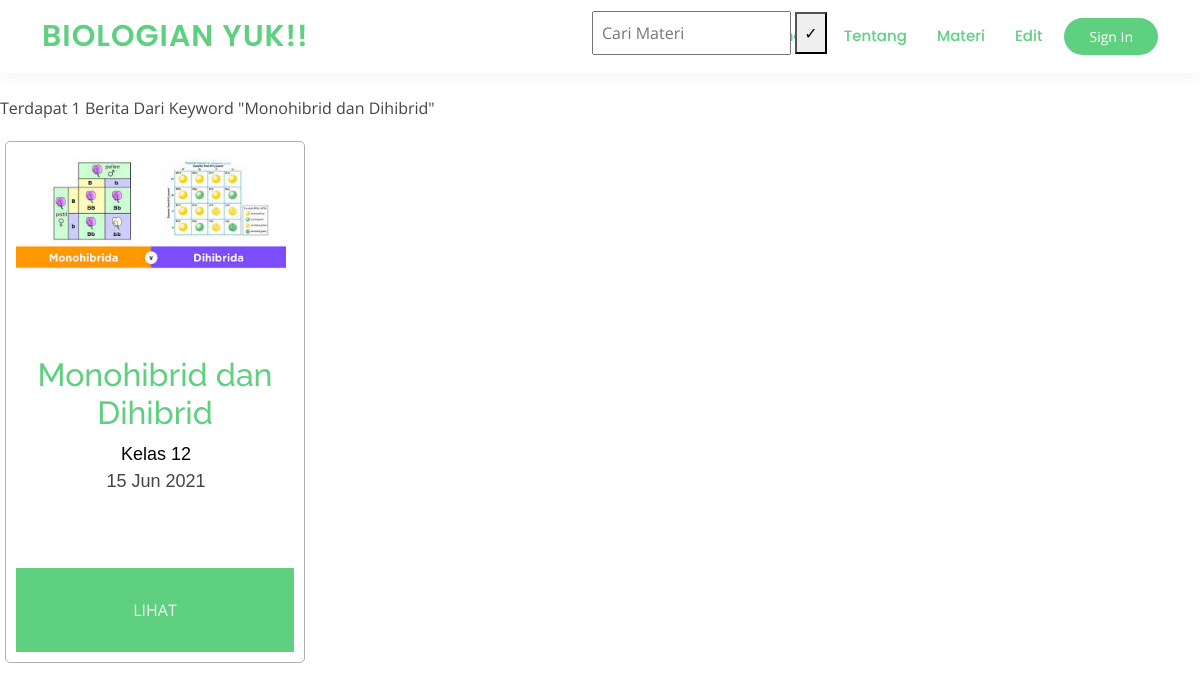
/cari.php?txt_cari=Monohibrid dan Dihibrid, run on the app's committed database.
### tables this page shows
CREATE TABLE `materi` (
  `id_materi` int(5) NOT NULL,
  `judul_materi` varchar(100) NOT NULL,
  `isi_materi` text NOT NULL,
  `id_kategori` int(5) NOT NULL,
  `gambar_materi` varchar(150) NOT NULL,
  `tanggal_materi` timestamp NOT NULL DEFAULT current_timestamp() ON UPDATE current_timestamp()
);

CREATE TABLE `kategori` (
  `id_kategori` int(5) NOT NULL,
  `nama_kategori` varchar(50) NOT NULL
);

### function.libs.php (called while the page is built)
<?php
function tanggal($tgl){
    $bulan = array('','','Jan','Feb','Mar','Apr','Jun','Jul','Agu','Sep','Okt','Nov','Des');
    $tg = substr($tgl,8,2);
    $bl = substr($tgl,5,2);
    $th = substr($tgl,0,4);
    return $tg.' '.$bulan[(int)$bl].' '.$th;
}

### cari.php (the view, shortened to what this page needs)
<?php
require "header.php";
require "function.libs.php";
$koneksi = mysqli_connect("localhost", "root", "", "database_user");
$key = '%'.$_GET['txt_cari'].'%';
$sql1 = "SELECT * FROM materi LEFT JOIN kategori ON materi.id_kategori = kategori.id_kategori where judul_materi like '$key'";
$query1 = mysqli_query($koneksi,$sql1);
$data = mysqli_fetch_assoc($query1);
$row = mysqli_num_rows($query1);
?>
<p>Terdapat <?=$row;?> Berita Dari Keyword "<?=$_GET['txt_cari'];?>"</p>
<?php do{ ?>
<div class="grid">
    <div class="cover-grid-news">
        <img src="<?=$data['gambar_materi'];?>" width="270px">
    </div>
    <br>
    <div class="judul">
        <h2><a href="lihat_materi.php?id=<?=$data['id_materi'];?>"><?=$data['judul_materi'];?></a></h2>
    </div>
    <div class="attr">
        <ul>
            <li><a href="kategori.php?id=<?=$data['id_kategori'];?>"><?=$data['nama_kategori'];?></a></li>
            <li><?=tanggal($data['tanggal_materi']);?></li>
        </ul>
    </div>
    <div class="breadcrumbs" style="list-style: none;">
        <a style="color: whitesmoke;" href="lihat_materi.php?id=<?=$data['id_materi'];?>">LIHAT</a>
    </div>
</div>
<?php }while($data = mysqli_fetch_assoc($query1)); ?>

### assets/css/style.css (style rules this page uses)
a { color: #5fcf80; text-decoration: none; }
h1, h2, h3, h4, h5, h6 { font-family: "Raleway", sans-serif; }
.breadcrumbs { margin-top: 73px; text-align: center; background: #5fcf80; padding: 30px 0; color: #fff; }

### cari.php (style rules this page uses)
.grid { width: 300px; padding: 10px; border: 1px solid #b1aeae; border-radius: 5px; float: left; margin: 5px; }
.cover-grid-news { height: 180px; width: 100px; }
.judul { text-align: center; }
.attr ul li { list-style: none; font-size: 18px; font-family: Arial, Helvetica, sans-serif; margin-left: -30px; text-align: center; }
.attr ul li a { text-decoration: none; color: black; }

### data on the page
materi: gambar_materi (picture), judul_materi "Monohibrid dan Dihibrid", id_kategori.nama_kategori "Kelas 12", tanggal_materi "15 Jun 2021"

### other printed values
$row "1"
$_GET['txt_cari'] "Monohibrid dan Dihibrid"
